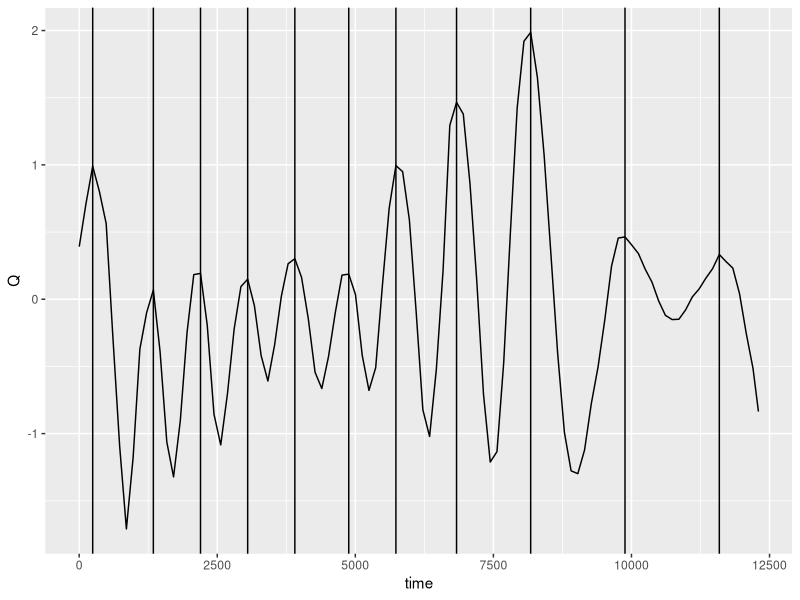
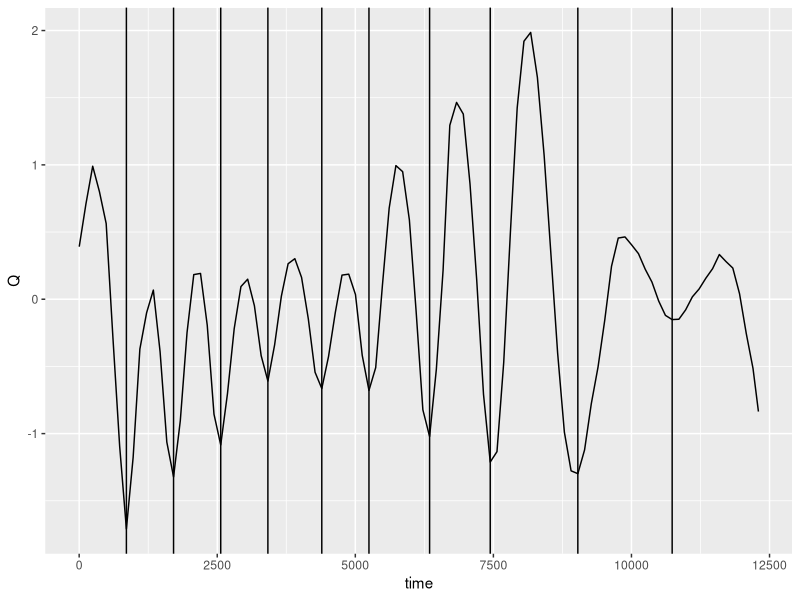

Recreate these plots in R, in order.
#R-script for ITC data anaylsis described in Rodenfels et al. 
#Script name: 3_Osc_PeaksMinima.R
#purpose: indentification oscillation peaks and minima
#the raw .itc file has been converted to .csv prior to this script using a text editor of your choice,
#columns have been renamed as time, dp, temp and the @ signs have been manually removed in the data
#example files provided: 2_example_oscillation_WOnoise.csv
#outputfile: 
#3_osc_peaks.csv
#3_osc_min.csv

#load neccesary librarys
library(ggplot2)

#set working directory
setwd("~/Documents/1_PostDoc/1_EnergyWorkHeat/7_publication/scripts/")

#read ITC raw data & create data frame
df <- read.csv("2_example_oscillation_WOnoise.csv" , check.names = FALSE) 

#function to find mins and max

#http://stats.stackexchange.com/questions/22974/how-to-find-local-peaks-valleys-in-a-series-of-data
find_peaks <- function (x, m = 50){
  shape <- diff(sign(diff(x, na.pad = FALSE)))
  pks <- sapply(which(shape < 0), FUN = function(i){
    z <- i - m + 1
    z <- ifelse(z > 0, z, 1)
    w <- i + m + 1
    w <- ifelse(w < length(x), w, length(x))
    if(all(x[c(z : i, (i + 2) : w)] <= x[i + 1])) return(i + 1) else return(numeric(0))
  })
  pks <- unlist(pks)
  pks
}
#find min and max on filtered osscilation data
peaks <- find_peaks(df$Q)
peaksmin <- find_peaks(-df$Q)

#plot mins and max as lines on oscillations
ggplot( df , aes( time , Q)) + geom_line() +geom_vline(xintercept=peaks)
ggplot( df , aes( time , Q)) + geom_line() +geom_vline(xintercept=peaksmin)


#write mins and max in dataframe & csv files
dfpeaks <- data.frame(peaks)
dfmin <-data.frame(peaksmin)

write.csv(dfmin, "3_osc_peaks.csv")
write.csv(dfmin, "3_osc_min.csv")


